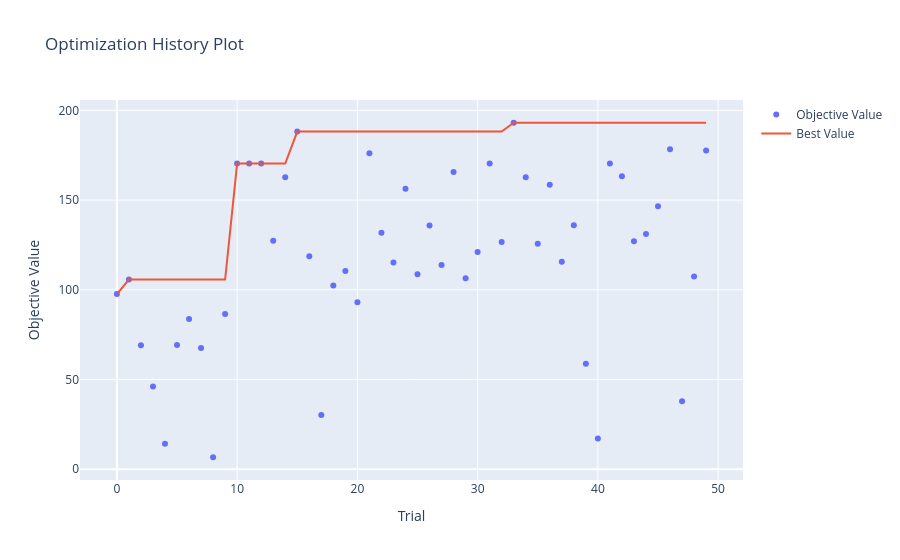

Here is the notebook cell this chart was saved with:
### Markdown cell above
Only the m, p and t NACA parameters are optimized by Optuna

### Code cell
def objective_naca(trial):
    m = trial.suggest_int("m", 0, 9)
    p = trial.suggest_int("p", 0, 9)
    t = trial.suggest_int("t", 1, 40)
    
    af = AirfoilGeometry(n_points=100)
    xu, yu, xl, yl = af.generate_naca4(m_int=m, p_int=p, t_int=t)
    x_coords, y_coords = af.get_coords_for_solver(xu, yu, xl, yl)
    
    solver = AeroSolver(altitude=ALT_FIXED, velocity=V_FIXED, chord=CHORD_FIXED)
    res = solver.solve(x_coords, y_coords, alpha=ALPHA_TARGET)
    
    cl = res['cl'][0]
    cd = res['cd'][0]
    
    if cd <= 0: return 0
    
    return cl / cd

study = optuna.create_study(direction="maximize")
study.optimize(objective_naca, n_trials=50)

best_naca = f"{study.best_params['m']}{study.best_params['p']}{study.best_params['t']:02d}"
print(f"\nBest : NACA {best_naca}")
print(f"Max Finess (Lift/Drag) : {study.best_value:.2f}")
optuna.visualization.plot_optimization_history(study)

### Figure 1 — Plotly figure (JSON) as saved in the notebook; plotly's stock layout.template omitted (floating-point values rounded to 4 significant figures)
{"data": [{"mode": "markers", "name": "Objective Value", "type": "scatter", "x": [0, 1, 2, 3, 4, 5, 6, 7, 8, 9, 10, 11, 12, 13, 14, 15, 16, 17, 18, 19, 20, 21, 22, 23, 24, 25, 26, 27, 28, 29, 30, 31, 32, 33, 34, 35, 36, 37, 38, 39, 40, 41, 42, 43, 44, 45, 46, 47, 48, 49], "y": [97.61, 105.7, 69.07, 46.04, 14.22, 69.25, 83.67, 67.56, 6.638, 86.51, 170.4, 170.4, 170.4, 127.3, 162.8, 188.2, 118.7, 30.12, 102.3, 110.5, 92.98, 176.1, 131.8, 115.2, 156.3, 108.7, 135.9, 113.8, 165.6, 106.5, 121.0, 170.4, 126.7, 193.1, 162.8, 125.6, 158.5, 115.6, 136.0, 58.78, 17.07, 170.4, 163.3, 127.1, 131.1, 146.6, 178.3, 37.84, 107.4, 177.7]}, {"mode": "lines", "name": "Best Value", "type": "scatter", "x": [0, 1, 2, 3, 4, 5, 6, 7, 8, 9, 10, 11, 12, 13, 14, 15, 16, 17, 18, 19, 20, 21, 22, 23, 24, 25, 26, 27, 28, 29, 30, 31, 32, 33, 34, 35, 36, 37, 38, 39, 40, 41, 42, 43, 44, 45, 46, 47, 48, 49], "y": [97.61, 105.7, 105.7, 105.7, 105.7, 105.7, 105.7, 105.7, 105.7, 105.7, 170.4, 170.4, 170.4, 170.4, 170.4, 188.2, 188.2, 188.2, 188.2, 188.2, 188.2, 188.2, 188.2, 188.2, 188.2, 188.2, 188.2, 188.2, 188.2, 188.2, 188.2, 188.2, 188.2, 193.1, 193.1, 193.1, 193.1, 193.1, 193.1, 193.1, 193.1, 193.1, 193.1, 193.1, 193.1, 193.1, 193.1, 193.1, 193.1, 193.1]}, {"marker": {"color": "#cccccc"}, "mode": "markers", "name": "Infeasible Trial", "showlegend": false, "type": "scatter", "x": [], "y": []}], "layout": {"title": {"text": "Optimization History Plot"}, "xaxis": {"title": {"text": "Trial"}}, "yaxis": {"title": {"text": "Objective Value"}}}}
